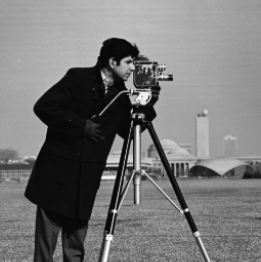
%> input picture AIMV/2/cameraman.tif, 261 x 262 px
$ octave power_law.m   (GNU Octave 9; MATLAB toolbox functions it lacks are replaced by stand-ins)
%> lines starting %> are read from the running program, lines starting %| are printed output that depends on the picture
clc; clear all; close all;
r = double(imread('cameraman.tif'));
%> r: size 262x261x3 double; min 7, max 250, mean 118.6; mean of the top-left, top-right, bottom-left and bottom-right quarters 119.8, 153.5, 75.2, 125.5
g = input("Enter Gamma Value : ");
%> the answer given: 2
s = r.^g;
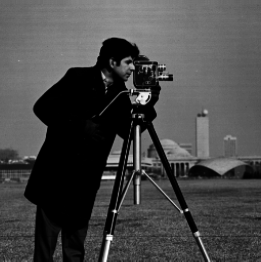
%> s: size 262x261x3 double; min 49, max 62500, mean 17836; drawn with min black and max white
subplot(2,2,1); imshow(uint8(r)); title('og image');
subplot(2,2,2); imshow(uint8(s)); title('Gamma Image');
%> after `imshow(uint8(s))`:
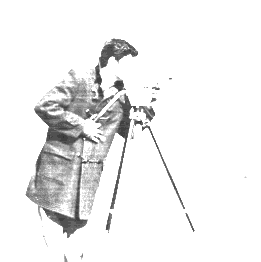
%> displayed picture: size 262x261x3, on the screen's scale of 0 to 255; min 49, max 255, mean 238.8
